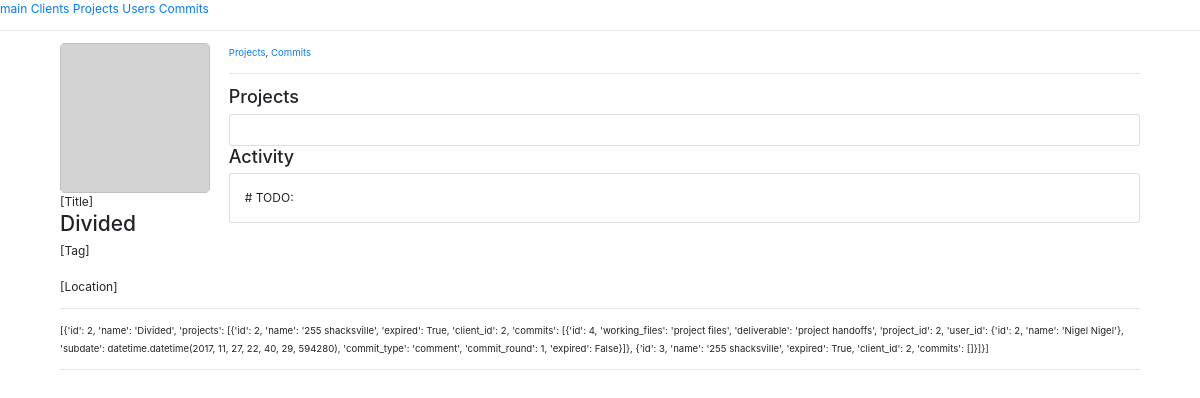
The app's page /client/2, older data.
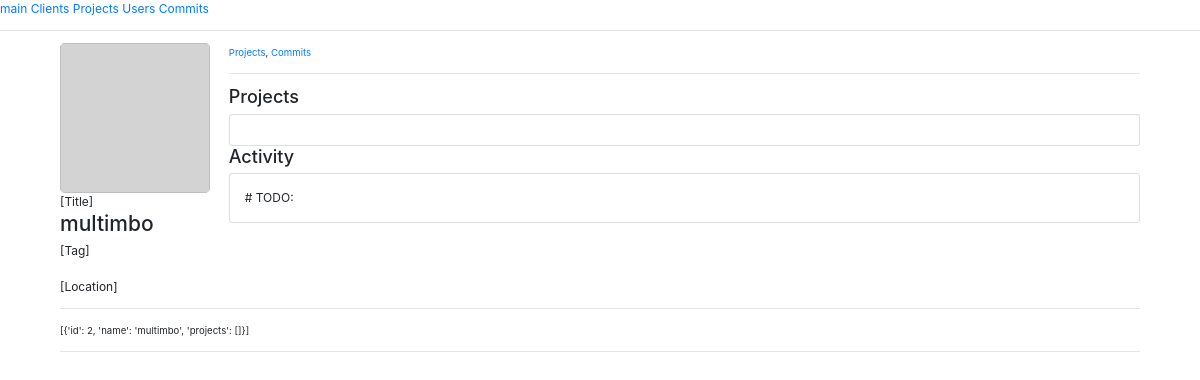
The same page, newer data.
### app.py (models this page shows, shortened)
class Client(db.Model):
    id = db.Column(db.Integer, primary_key=True)
    name = db.Column(db.String)
    projects = db.relationship('Project',
        backref=db.backref('Clients', lazy=True))

### app.py (the view)
@app.route('/client/<int:id>')
def client(id):
    data = module.func.client_get(id)
    return render_template('client.html', data=data)

### module/func.py (called while the page is built)
def scheme_project(row):
    commits = []
    for commit in row.commits:
        commits.append(scheme_commit(commit))
    return {
        'id': row.id,
        'name': row.name,
        'expired': row.expired,
        'client_id': row.client_id,
        'commits': commits
    }

def scheme_commit(row):
    user_row = app.User.query.filter_by(id=row.user_id).first()
    user = {
        'id': user_row.id,
        'name': user_row.name
    }
    return {
        'id': row.id,
        'working_files': row.working_files,
        'deliverable': row.deliverable,
        'project_id': row.project_id,
        'user_id': user,
        'subdate': row.subdate,
        'commit_type': row.commit_type,
        'commit_round': row.commit_round,
        'expired': row.expired
    }

def scheme_client(row):
    projects = []
    for project in row.projects:
        projects.append(scheme_project(project))
    return {
        'id': row.id,
        'name': row.name,
        'projects': projects
    }

def client_get(id):
    row = app.Client.query.filter_by(id=id).first()
    if row != None:
        output = []
        x = scheme_client(row)
        output.append(x)
        return output
    return []

### templates/client.html (shortened to what this page needs)
{% extends "base.html" %}
{% block content %}
<div style="display:flex">
    <div style="width: 200px;">
        <img style="border-radius: 5px;background-color: lightgray;width:150px; height:150px;">
        [Title]<br>
        <h3>{{data.0.name}}</h3>
        [Tag]
        <br>
        <br>
        [Location]
    </div>
    <div style="width:100%;">
        <small><a href="">Projects</a>, <a href="">Commits</a></small>
        <hr>
        <div>
            <h4>Projects</h4>
            <div class="card" style="width: 100%;">
                <div class="card-body">
                </div>
            </div>
        </div>
        <div>
                <h4>Activity</h4>
                <div class="card" style="width: 100%;">
                    <div class="card-body">
                        <p class="card-text">
                            # TODO:
                        </p>
                    </div>
                </div>
            </div>
    </div>
</div>
<hr>
        <small>{{data}}</small>
{% endblock %}

Row changes from the older to the newer data that the page shows:
changed Client: name "Divided" → "multimbo"
Text that changed along with them:
{{ data }}: "[{'id': 2, 'name': 'Divided', 'projects': [{'id': 2, 'name': '255 shacksville', 'expired': True, 'client_id': 2, 'commits': [{'id': 4, 'working_files': 'project files', 'deliverable': 'project handoffs', 'project_id': 2, 'user_id': {'id': 2, 'name': 'Nigel Nigel'}, 'subdate': datetime.datetime(2017, 11, 27, 22, 40, 29, 594280), 'commit_type': 'comment', 'commit_round': 1, 'expired': False}]}, {'id': 3, 'name': '255 shacksville', 'expired': True, 'client_id': 2, 'commits': []}]}]" → "[{'id': 2, 'name': 'multimbo', 'projects': []}]"
